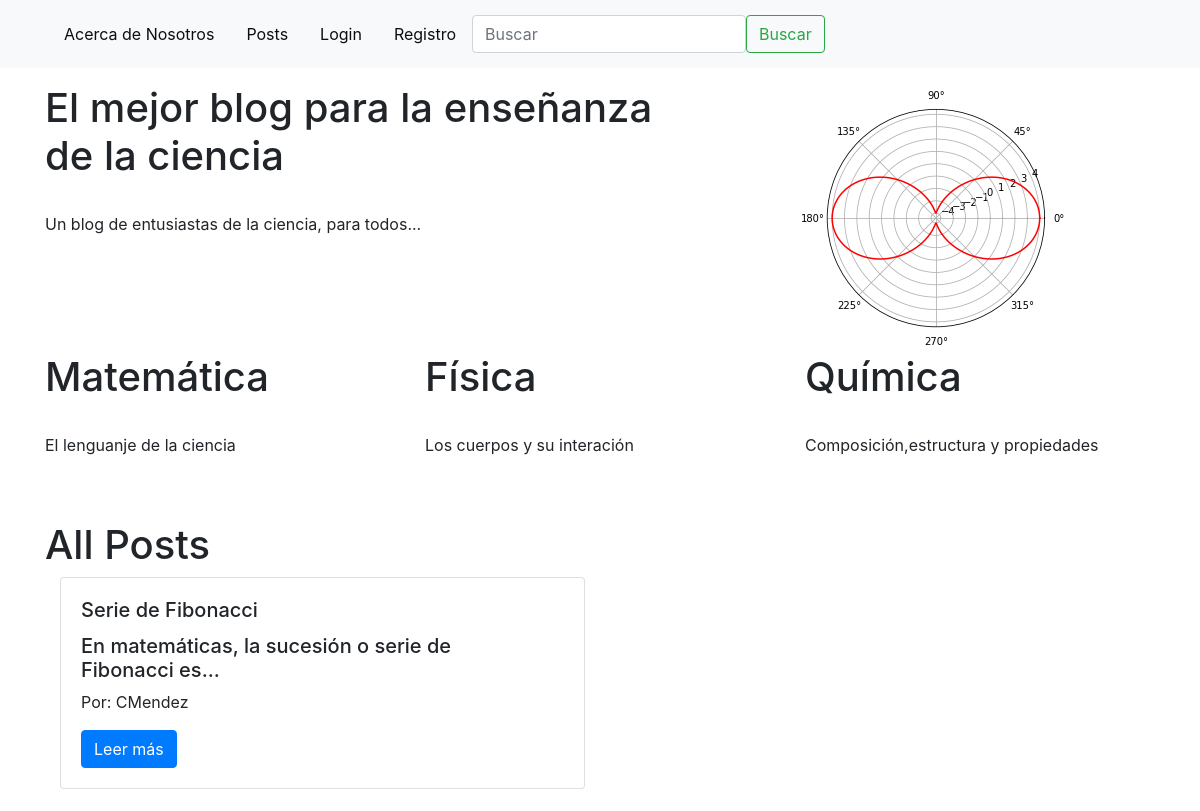
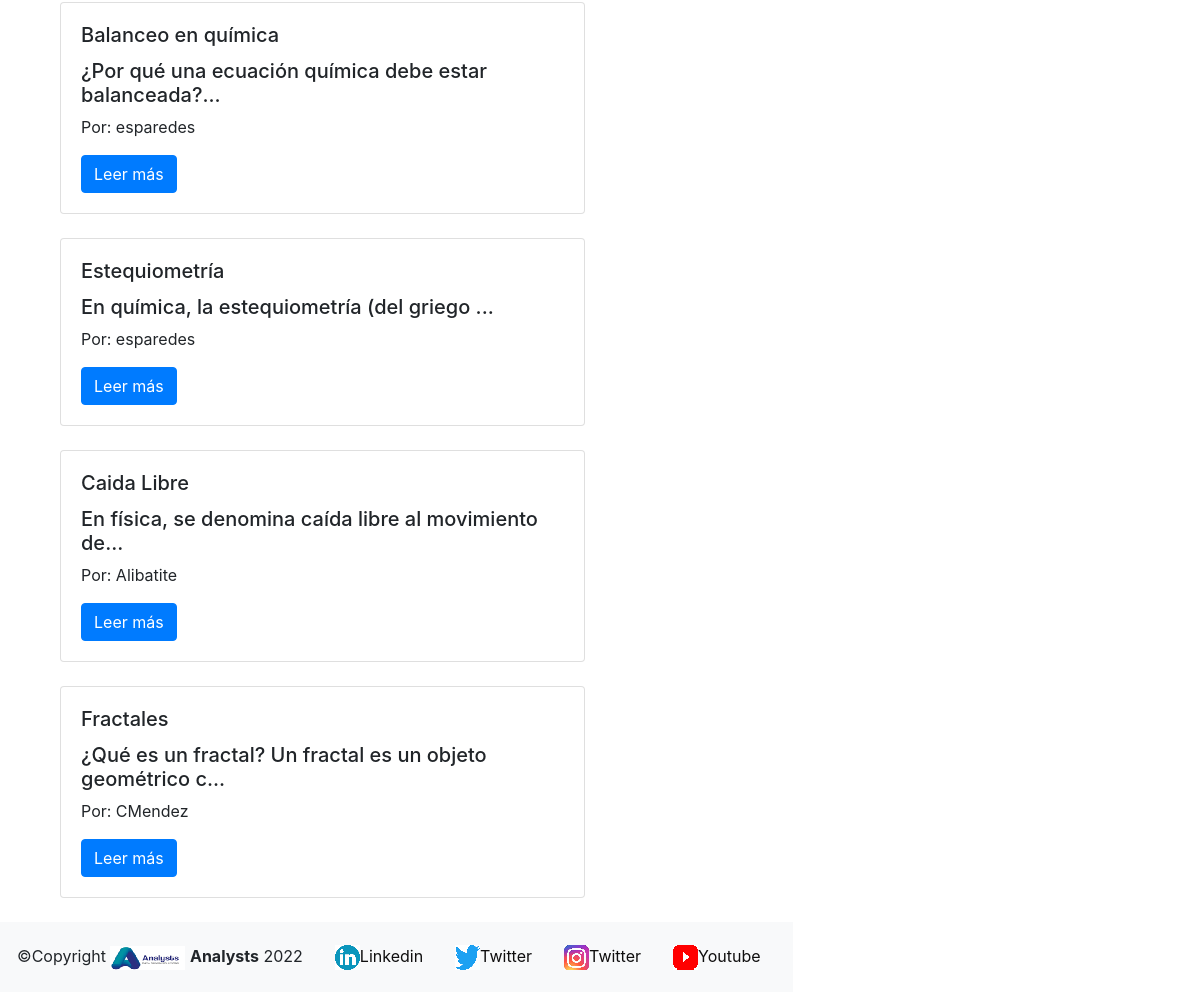
The page /pages/ on the database its author committed (2 pictures, top to bottom).
### blog/models.py (models this page shows, shortened)
class Post(models.Model):
    titulo=models.CharField(max_length=200)
    autor=models.ForeignKey(User,on_delete=models.CASCADE)
    contenido=RichTextField(blank=True,null=True)
    etiqueta=models.CharField(max_length=200,default='math')
    fecha_creacion=models.DateField(auto_now=datetime.now())
    likes=models.ManyToManyField(User,related_name='blog_post')
    class Meta:
        ordering=['-pk']

### blog/views.py (the view)
# urls.py: path('pages/',homeview.as_view(),name='home'),
class homeview(ListView):
    model=Post
    template_name='blog/post-list.html'
    def get_context_data(self, **kwargs):
        context = super().get_context_data(**kwargs)
        return context

### blog/templates/blog/post-list.html
{% extends "blog/base.html" %}
{% block content %}
{% include "blog/head.html" %}
{% include "blog/top3.html" %}
<h1>All Posts</h1>
  {% for post in object_list %}
<div class="container">
    <div class="row">
        <div class="col-sm-6">
          <div class="card">
            <div class="card-body">
              <h5 class="card-title">{{post.titulo|safe}}</h5>
              <h5 class="card-text"> {{post.contenido|safe|striptags|slice:':80'}}...</h5>
              <p class="card-text">Por: {{post.autor}}</p>
              <a href="{% url 'post-detail' post.pk %}" class="btn btn-primary">Leer más</a>
            </div>
          </div>
        </div>
    </div>
    <br/>
</div>
  {% endfor %}
  {% endblock %}

### blog/static/css/blog.css (style rules this page uses)
.container { height: calc(100vh-100px); }

### rows shown on the page
Post: titulo "Serie de Fibonacci", contenido "En matemáticas, la sucesión o serie de Fibonacci es", autor "CMendez"
Post: titulo "Balanceo en química", contenido "¿Por qué una ecuación química debe estar balanceada?", autor "esparedes"
Post: titulo "Estequiometría", contenido "En química, la estequiometría (del griego", autor "esparedes"
Post: titulo "Caida Libre", contenido "En física, se denomina caída libre al movimiento de", autor "Alibatite"
Post: titulo "Fractales", contenido "¿Qué es un fractal? Un fractal es un objeto geométrico c", autor "CMendez"
